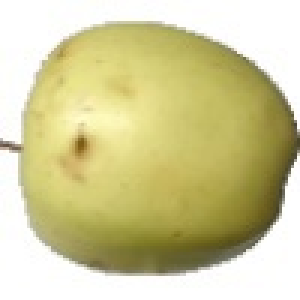
#> input picture natural_images/fruit/fruit_0000.jpg, 100 x 100 px (shown 3 times larger); its folder holds 4 pictures in this run
$ python run_load_dataset.py
#> lines starting #> are read from the running program, lines starting #| are printed output that depends on the picture
### setting.py
params = {}
params['color_space'] = 'RGB'  # Can be RGB, HSV, LUV, HLS, YUV, YCrCb
params['orient'] = 9  # HOG orientations
params['pix_per_cell'] = 8  # HOG pixels per cell
params['cell_per_block'] = 2  # HOG cells per block
params['hog_channel'] = 'ALL'  # Can be 0, 1, 2, or "ALL"
params['spatial_size'] = (16, 16)  # Spatial binning dimensions
params['hist_bins'] = 16  # Number of histogram bins
params['spatial_feat'] = True  # Spatial features on or off
params['hist_feat'] = True  # Histogram features on or off
params['hog_feat'] = True  # HOG features on or off
params['size_of_window']=(64,64,3)
params['test_size']=0.2


win_size={}
s=[0.45, 0.611, 0.772, 0.933, 1.094, 1.255, 1.416, 1.577, 1.738, 1.899, 2.06]
for x,y in enumerate(s):
    win_size[f'scale_{x}']=(0,1000,y)
win_size['thresh']=40
win_size['overlap_thresh']= 0.05
# 0.5, 1.3
win_size['use_scale']=(7,8,9,10)
# 5,6,7,8,9,10


win_size1={}
s=[0.45, 0.611, 0.772, 0.933, 1.094, 1.255, 1.416, 1.577, 1.738, 1.899, 2.06]
for x,y in enumerate(s):
    win_size1[f'scale_{x}']=(0,1000,y)
win_size1['thresh']=7
win_size1['overlap_thresh']= 0.05
# 0.5, 1.3
win_size1['use_scale']=(0,)

### load_dataset.py
import glob
import os
import matplotlib.image as mpimg
import cv2
import numpy as np
from skimage.feature import hog
from sklearn.preprocessing import StandardScaler
from sklearn.model_selection import train_test_split
from sklearn.svm import LinearSVC
from setting import params
import pickle
def load_dataset():
    os.chdir("/Users/datle/Desktop/license_plate_detection/dataset/non-vehicles")
    car= glob.glob("./cars_train/*.jpg")
    os.chdir("/Users/datle/Desktop/nhan_dien_xe")
    non_car= glob.glob("./natural_images/fruit/*.jpg")
    non_car+= glob.glob("./natural_images/airplane/*.jpg")
    non_car+= glob.glob("./natural_images/cat/*.jpg")
    non_car+= glob.glob("./natural_images/dog/*.jpg")
    non_car += glob.glob("./natural_images/flower/*.jpg")
    non_car += glob.glob("./natural_images/motorbike/*.jpg")
    non_car += glob.glob("./natural_images/person/*.jpg")

    return car, non_car
def color_hist(img,bins ):
    img1= np.histogram(img[:,:,0], bins=bins, range=(0,256))
    img2= np.histogram(img[:,:,1], bins=bins, range=(0,256))
    img3= np.histogram(img[:,:,2], bins=bins, range=(0,256))
    return np.concatenate((img1[0], img2[0], img3[0]))
def spatial(img, size):
    img1= cv2.resize(img[:,:,0], size).ravel()
    img2= cv2.resize(img[:,:,1], size).ravel()
    img3= cv2.resize(img[:,:,2], size).ravel()
    return np.hstack((img1, img2, img3))
def get_feature_of_image(img, orient=9, pix_per_cell=8, cell_per_block=2, spatial_size=(16,16),
                         bins=16, feature_vector=True, vis=False ,hog_fea=True, color_fea=True,
                         spatial_fea=True, special=True, color_space='RGB'):
    feature=[]
    img = change_color_space(img, color_space)
    if hog_fea==True:
        h=[]
        for x in range(3):
            hog_feature= hog(img[:,:,x], orient, pixels_per_cell=(pix_per_cell,pix_per_cell), cells_per_block=(cell_per_block,cell_per_block),
                         feature_vector=feature_vector, visualize=vis, transform_sqrt=False)
            h.append(hog_feature)
        if special==True:
            return h
        feature.append(np.concatenate(h))
    if color_fea==True:
        color_feature= color_hist(img, bins)
        feature.append(color_feature)
    if spatial_fea==True:
        spatial_feature= spatial(img, spatial_size)
        feature.append(spatial_feature)
    return np.concatenate(feature)
def change_color_space(img,colorspace):
    if colorspace != 'RGB':
        if colorspace == "YCrCb":
            img=cv2.cvtColor(img, cv2.COLOR_RGB2YCrCb)
        if colorspace == 'hls':
            img = cv2.cvtColor(img, cv2.COLOR_RGB2HLS)
        if colorspace == 'yuv':
            img = cv2.cvtColor(img, cv2.COLOR_RGB2YUV)
    return img
def extract_feature(dataset, color_space):
    dataset_feature=[]
    for x in dataset:
        img=cv2.imread(x, cv2.IMREAD_COLOR)
        img= cv2.cvtColor(img, cv2.COLOR_BGR2RGB)
        img_resized= cv2.resize(img,(params['size_of_window'][0],params['size_of_window'][1]))
        feature=get_feature_of_image(img_resized, orient=params['orient'], pix_per_cell=params['pix_per_cell'], cell_per_block=params['cell_per_block'],hog_fea=params['hog_feat'],
                                     spatial_size=params['spatial_size'], spatial_fea=params['spatial_feat'],bins=params['hist_bins'], color_fea=params['hist_feat'],
                                     feature_vector=True, special=False, color_space=color_space)
        dataset_feature.append(feature)
    return dataset_feature

def combine(car, non_car):
    X= np.vstack((car,non_car)).astype(np.float32)
    y= np.hstack((np.ones(len(car)), np.zeros(len(non_car))))
    return X,y
# [4 lines left out: function normalize, not called in this run]
def split(X,y):
    X_train, X_test, y_train, y_test= train_test_split(X,y,test_size=0.2, random_state=0)
    return X_train, X_test, y_train, y_test
# [28 lines left out: functions train_model, save_model, not called in this run]

### run_load_dataset.py
from load_dataset import *
from setting import params
car, non_car= load_dataset()
# car=car[:3]
# non_car=non_car[:3]

os.chdir("/Users/datle/Desktop/license_plate_detection/dataset/non-vehicles")
car_feature=extract_feature(car, params['color_space'])
os.chdir("/Users/datle/Desktop/nhan_dien_xe")
non_car_feature= extract_feature(non_car, params['color_space'])
#> call 2 of extract_feature, with color_space = 'RGB'
#> in extract_feature, img is the input picture: shape (100, 100, 3); mean B, G, R 154.1, 204, 209.2
#> in extract_feature (call 2), `img_resized= cv2.resize(img,(params['size_of_window'][0],params['size_..`:
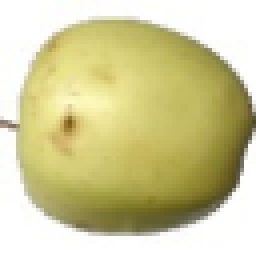
#> img_resized: shape (64, 64, 3) (shown 4 times larger); mean R, G, B 209.1, 203.9, 154
#> after the loop in get_feature_of_image, `for x in range(3):`: h = 3 items
#> in get_feature_of_image, `color_feature= color_hist(img, bins)`: color_feature = 48 values, max 1491 at index 15, min 0 at index 0, mean 256
#> in spatial, `img1= cv2.resize(img[:,:,0], size).ravel()`: img1 = 256 values, max 255 at index 0, min 87 at index 190, mean 208.5
#> in spatial, `img2= cv2.resize(img[:,:,1], size).ravel()`: img2 = 256 values, max 255 at index 0, min 79 at index 190, mean 203.4
#> in spatial, `img3= cv2.resize(img[:,:,2], size).ravel()`: img3 = 256 values, max 255 at index 0, min 31 at index 204, mean 153.2
#> in get_feature_of_image, `spatial_feature= spatial(img, spatial_size)`: spatial_feature = 768 values, max 255 at index 0, min 31 at index 716, mean 188.4
#> in extract_feature (call 2), `feature=get_feature_of_image(img_resized, orient=params['orient'], pix..`: feature = 6108 values, max 1491 at index 5307, min 0 at index 0, mean 25.79
#> pass 2 of the loop in extract_feature, `for x in dataset:`:
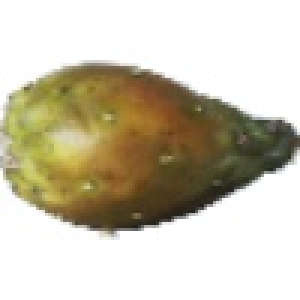
#> input picture natural_images/fruit/fruit_0019.jpg, 100 x 100 px (shown 3 times larger)
#> in extract_feature, img is the input picture: shape (100, 100, 3); mean B, G, R 177.3, 196.8, 203.5
#> in extract_feature (call 2), `img_resized= cv2.resize(img,(params['size_of_window'][0],params['size_..`:
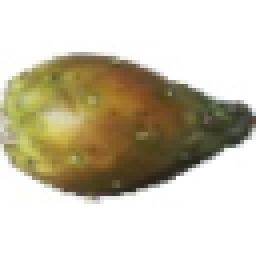
#> img_resized: shape (64, 64, 3) (shown 4 times larger); mean R, G, B 203.5, 196.8, 177.3
#> feature = 6108 values, max 2390 at index 5307, min 0 at index 0, mean 26.33
#> pass 3 of the loop in extract_feature, `for x in dataset:`:
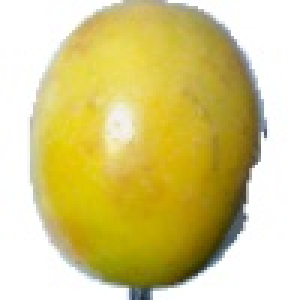
#> input picture natural_images/fruit/fruit_0023.jpg, 100 x 100 px (shown 3 times larger)
#> in extract_feature, img is the input picture: shape (100, 100, 3); mean B, G, R 133.6, 203.1, 215.3
#> in extract_feature (call 2), `img_resized= cv2.resize(img,(params['size_of_window'][0],params['size_..`:
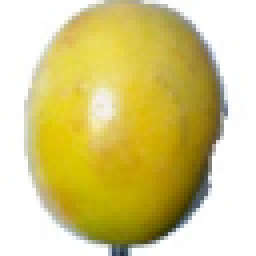
#> img_resized: shape (64, 64, 3) (shown 4 times larger); mean R, G, B 215.1, 203, 133.5
#> feature = 6108 values, max 1564 at index 5307, min 0 at index 0, mean 25.26
#> the loop made 4 passes; the first 3 are shown
#> (the run stopped early here; a loop or call above may not have finished)
